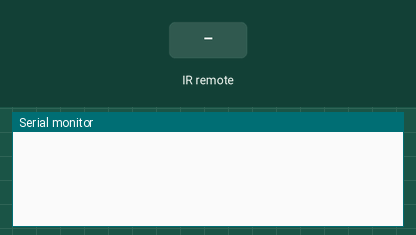
The sketch below on a simulated Arduino Uno, built with avr-gcc and run on an emulated ATmega328P. On the bench: the last lines printed to the serial monitor. Inputs (shaded band) come from the test bench.

Above: at 1.2 s.
1.3 s: infrared code 0xFF629D received
At 2.5 s:
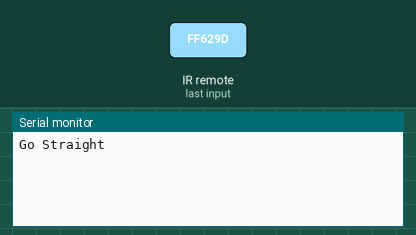
2.8 s: infrared code 0xFFA857 received
At 3.6 s:
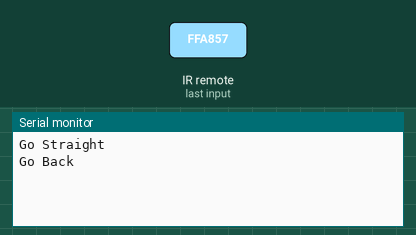
4.3 s: infrared code 0x52A3D41F received
At 4.8 s:
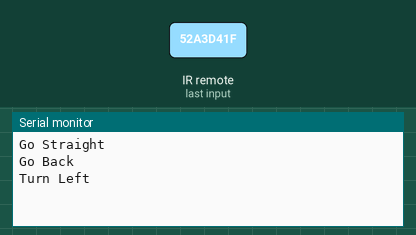
5.8 s: infrared code 0xFFC23D received
At 7.0 s:
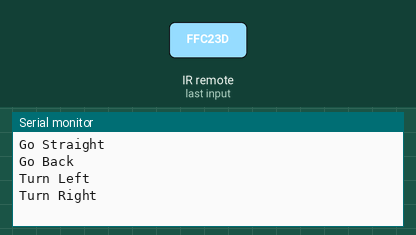
7.3 s: infrared code 0xFF02FD received
At 8.2 s:
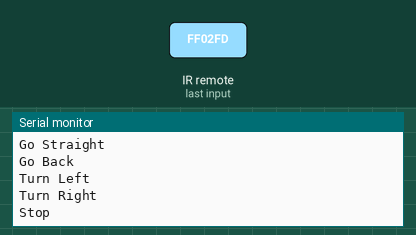
8.8 s: infrared code 0xFFFFFFFF received
At 9.4 s:
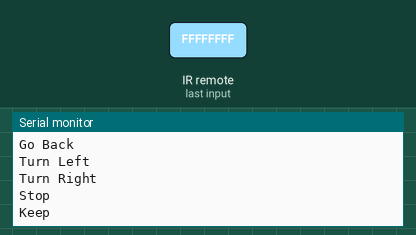

The sketch:

IFtest.ino
```cpp
#include <IRremoteInt.h>
#include <IRremote.h>

int rcv = 10;

unsigned long volup = 16736925;
unsigned long voldown = 16754775;
unsigned long goleft= 1386468383;
unsigned long goright = 16761405;
unsigned long startstop = 16712445;


IRrecv irrecv(rcv);

decode_results results;

void setup(){
 Serial.begin(9600);
 irrecv.enableIRIn();
}

void loop(){
  if(irrecv.decode(&results)){
    //if(results.value == volplus)
    switch(results.value)
    {
    case 16736925:
      {
      Serial.println("Go Straight");
      break;
      }
    case 16754775:
      {
      Serial.println("Go Back");
      break;
      }
    case 1386468383:
      {
      Serial.println("Turn Left");
      break;
      }
    case 16761405:
      {
      Serial.println("Turn Right");
      break;
      }
    case 16712445:
      {
      Serial.println("Stop");
      break;
      }
    case 4294967295:
      {
      Serial.println("Keep");
      break;
      }
    }

 // Serial.println(results.value);

  irrecv.resume();
  }
}
```

Robot_Motion_Control.cpp
```cpp
#include "Robot_Motion_Control.h"
#include "Arduino.h"


	void Motor_Mode::Turn_Left(int dly, int pls)
	{
		set_wheel_mode(LeftTurn);
		Motor_Run(dly, pls);
	}
	void Motor_Mode::Turn_Right(int dly, int pls)
	{
		set_wheel_mode(RightTurn);
		Motor_Run(dly, pls);
	}
	void Motor_Mode::Go_Straight(int dly, int pls)
	{
		set_wheel_mode(Forward);
		Motor_Run(dly, pls);
	}
	void Motor_Mode::Go_Backward(int dly, int pls)
	{
		set_wheel_mode(Backward);
		Motor_Run(dly, pls);
	}
	void Motor_Mode::set_wheel_mode(Wheel_Mode motor_mode)
	{
		switch (motor_mode)
		{
		case Forward:
		{
			digitalWrite(R_D, LOW);
			digitalWrite(L_D, HIGH);
			break;
		}
		case Backward:
		{
			digitalWrite(R_D, HIGH);
			digitalWrite(L_D, LOW);
			break;
		}
		case LeftTurn:
		{
			digitalWrite(R_D, LOW);
			digitalWrite(L_D, LOW);
			break;
		}
		case RightTurn:
		{
			digitalWrite(R_D, HIGH);
			digitalWrite(L_D, HIGH);
			break;
		}
		default:
		{
			digitalWrite(R_D, LOW);
			digitalWrite(L_D, LOW);
		}
		}
	}
	void Motor_Mode::Motor_Run(int dly, int pls)
	{
		Run_Mode runmode;
		if ( pls < (Pulse_Rev << 1) )
		{
			runmode.Speed_Control(pls >> 1,Idle_Delay,dly);
			runmode.Speed_Control(pls >> 1,dly,Idle_Delay);
                        Serial.println(pls >> 1);
		}
		else
		{
			runmode.Speed_Control(Pulse_Rev, Idle_Delay, dly);
			runmode.Speed_Control(pls - (Pulse_Rev << 1),dly,dly);
			runmode.Speed_Control(Pulse_Rev, dly,Idle_Delay);
		}

	}


	void Run_Mode::Speed_Control(int pulse, int init_dly, int target_dly)
	{
		int AccK, ActualDelay=init_dly;
		AccK = (init_dly - target_dly)/pulse;
                Serial.println(AccK);
		AccK = AccK<0?AccK-1:AccK+1;
                Serial.println(AccK);
		while(pulse > 0)
		{
			send_pulse();
                        //Serial.println(pulse);
			delayMicroseconds(ActualDelay);
			ActualDelay -= AccK;
			pulse--;
			if((ActualDelay-init_dly)*(ActualDelay-target_dly) > 0) break;
		}
		while(pulse > 0)
		{
			send_pulse();
			delayMicroseconds(target_dly);
                        pulse--;
		}

	}
	void Run_Mode::send_pulse()
	{
		digitalWrite(R_P, HIGH);
		digitalWrite(L_P, HIGH);
		digitalWrite(R_P, LOW);
		digitalWrite(L_P, LOW);
	}


float Angle_to_Radius(float agl)
{

	return agl*myPi/180;
}
```

Robot_Motion_Control.h
```cpp
#define Pulse_Rev 1600
#define Wheel_Diameter 4
#define myPi 3.14
#define Wheel_Dist 10

#define R_P 2
#define R_D 12
#define L_P 3
#define L_D 13

#define AccCoef 10

const int Basic_Delay = 500;
const int Idle_Delay = Basic_Delay * 2;

enum Wheel_Mode {Forward, Backward, LeftTurn, RightTurn};

class Motor_Mode
{
	public:
	void Turn_Left(int, int);
	void Turn_Right(int, int);
	void Go_Straight(int, int);
	void Go_Backward(int, int);
	void set_wheel_mode(Wheel_Mode);
	private:
	void Motor_Run(int, int);
};

class Run_Mode
{
	public:
	void Speed_Control(int, int, int);
	void send_pulse();
};
```

Measured:
- after the input at 1.3 s, the serial monitor: prints a new line at once (image 1)
- after the input at 2.8 s, the serial monitor: prints a new line at once (image 2)
- after the input at 4.3 s, the serial monitor: prints a new line at once (image 3)
- after the input at 5.8 s, the serial monitor: prints a new line at once (image 4)
- after the input at 7.3 s, the serial monitor: prints a new line at once (image 5)
- after the input at 8.8 s, the serial monitor: prints a new line at once (image 6)
